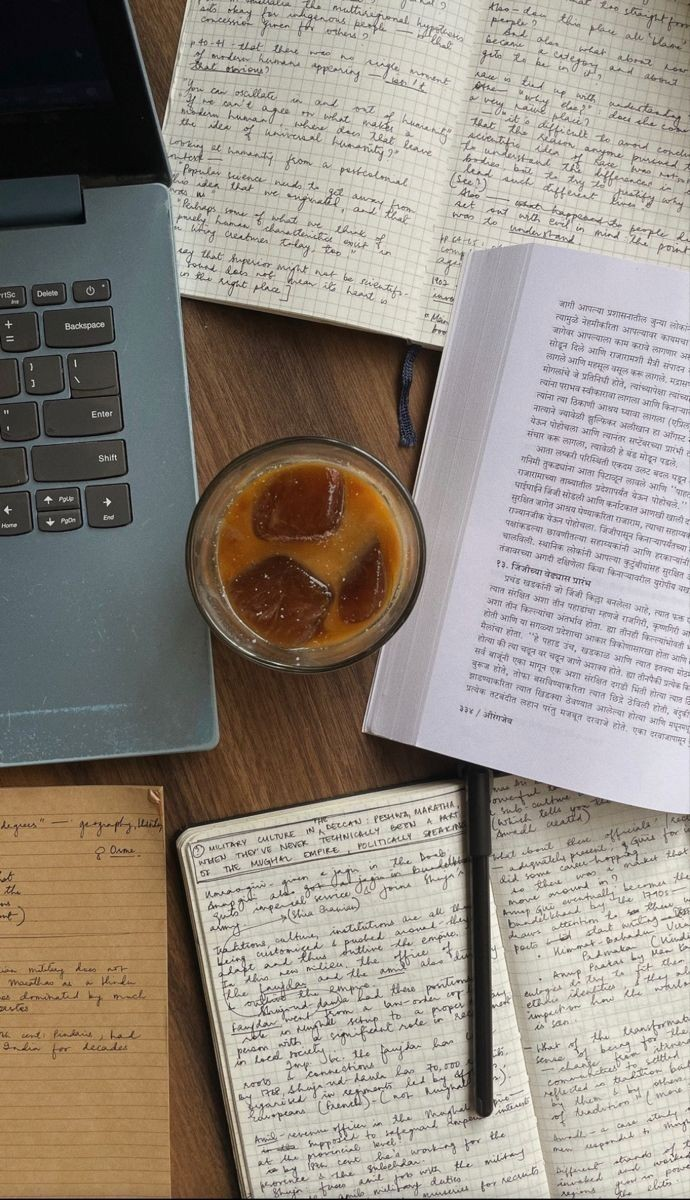
#> input picture image2.jpg, 690 x 1200 px
$ jupyter execute demo.ipynb   (text cells are left out)
#> lines starting #> are read from the running program, lines starting #| are printed output that depends on the picture; after the words box and inside, x2 and y2 are one past the last pixel; in counts of white or black regions, pixels touching at a corner belong together; pictures that were not available may be replaced by others from this repository, and a replacement may not be noted
[cell 1]
import cv2 as cv
import matplotlib.pyplot as plt

[cell 2]
img=cv.imread('image2.jpg')   #reading img/ 0 for grayscale/ 1 default
#> img is the input picture: shape (1200, 690, 3); mean B, G, R 131.4, 141, 149.3
cv.imshow('image2.jpg',img)
cv.waitKey(0)

[cell 3]
print(img.shape)        #2d since grayscale
#| (1200, 690, 3)
print(img.size)
#| 2484000
img.dtype

[cell 4]
img1=cv.imread('image2.jpg')
print(img1.shape)
#| (1200, 690, 3)

[cell 5]
import matplotlib.pyplot as plt
plt.imshow(img1)               #plt stores as rgb, opencv stores as bgr

[cell 6]
# to solve this we split and merge channels
b , g , r = cv.split(img)
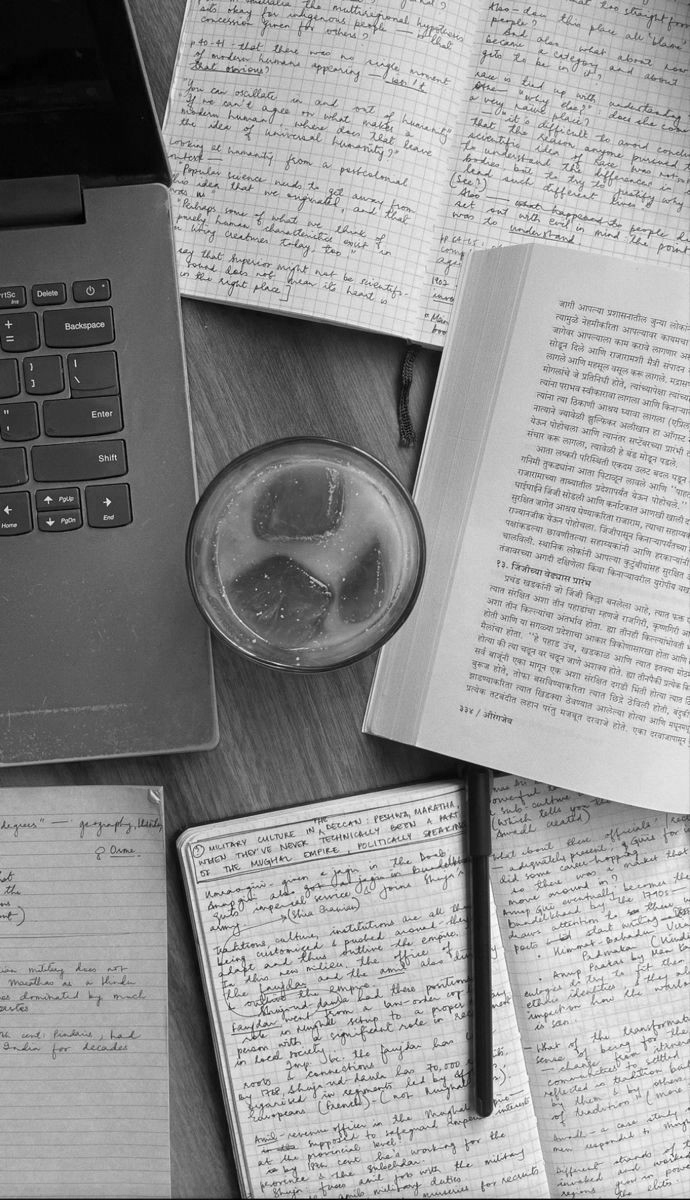
#> r: shape (1200, 690); min 0, max 255, mean 149.3

[cell 7]
im_merged=cv.merge((r,g,b))
plt.imshow(im_merged)

[cell 8]
im_rgb= img[:, :, ::-1 ]
plt.imshow(im_rgb)

[cell 9]
img_crop= im_rgb[400:800,150:450]
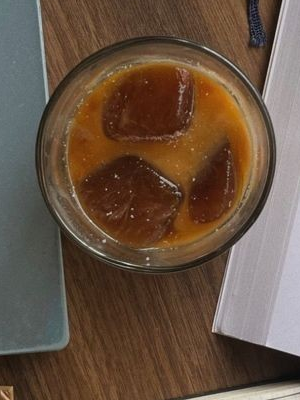
#> img_crop: shape (400, 300, 3); mean R, G, B 103.8, 82.8, 66.3
plt.imshow(img_crop)

[cell 10]
dim=[250,250]
img_resized= cv.resize(im_rgb,dim,fx=1.5,fy=1.5)
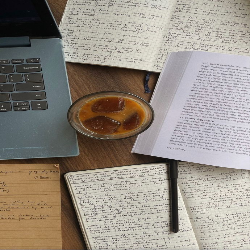
#> img_resized: shape (250, 250, 3); mean R, G, B 149.3, 141.1, 131.5
plt.imshow(img_resized)

[cell 11]
img_flip=cv.flip(im_rgb,0)      #0 for x axis, 1 for y axis, -1 for both
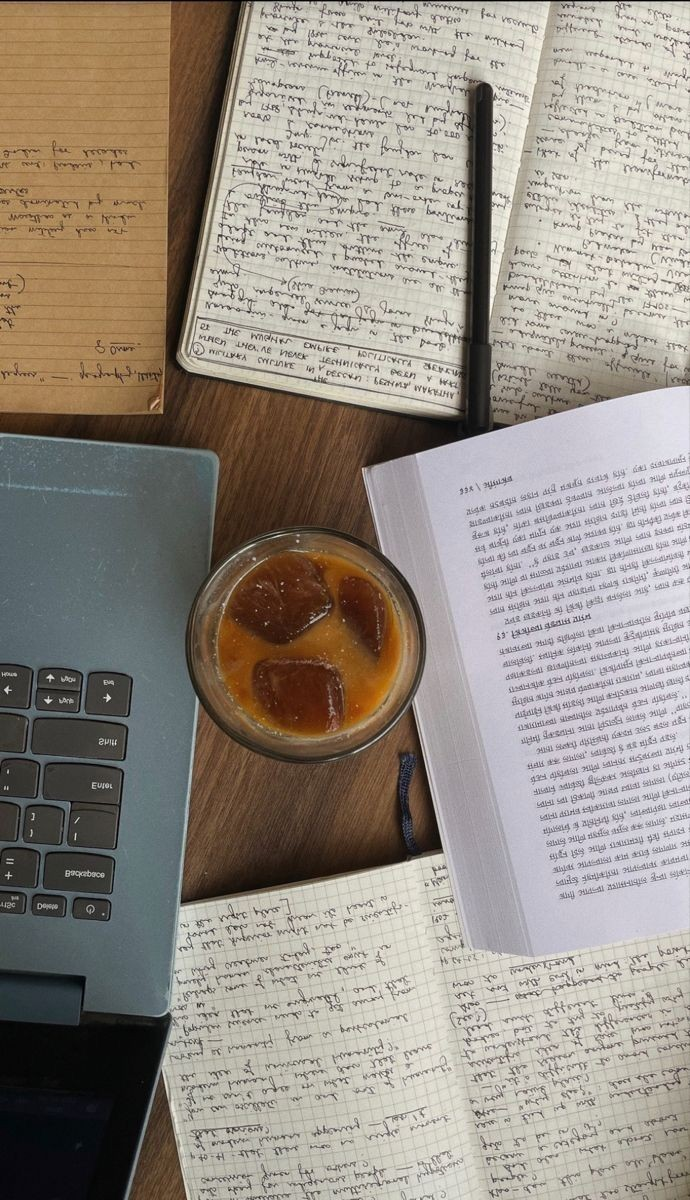
#> img_flip: shape (1200, 690, 3); mean R, G, B 149.3, 141, 131.4
plt.imshow(img_flip)

[cell 12]
line_img=img.copy()
cv.line(line_img,(200,200),(200,400),color=(255,255,255),thickness=5)
plt.imshow(line_img[:,:,::-1])

# (255, 0, 0) represents blue.
# (0, 255, 0) represents green.
# (0, 0, 255) represents red.
# (255, 255, 255) represents white.
# (0, 0, 0) represents black.

[cell 13]
cv.circle(line_img,(200,300),100,(0,0,0),thickness=5)
plt.imshow(line_img[:,:,::-1])

[cell 14]
line_img=img.copy()
cv.rectangle(line_img,(200,200),(500,400),color=(255,255,255),thickness=-5)
plt.imshow(line_img[:,:,::-1])
#Thickness of the circle outline (if positive). If a negative value is supplied for this argument, it will result in a filled rectangle.

[cell 15]
txt_img=img.copy()
cv.putText(txt_img,"coffeee",(200,800),fontFace=cv.FONT_HERSHEY_COMPLEX_SMALL,fontScale=-2,color=(255,255,255),thickness=3)
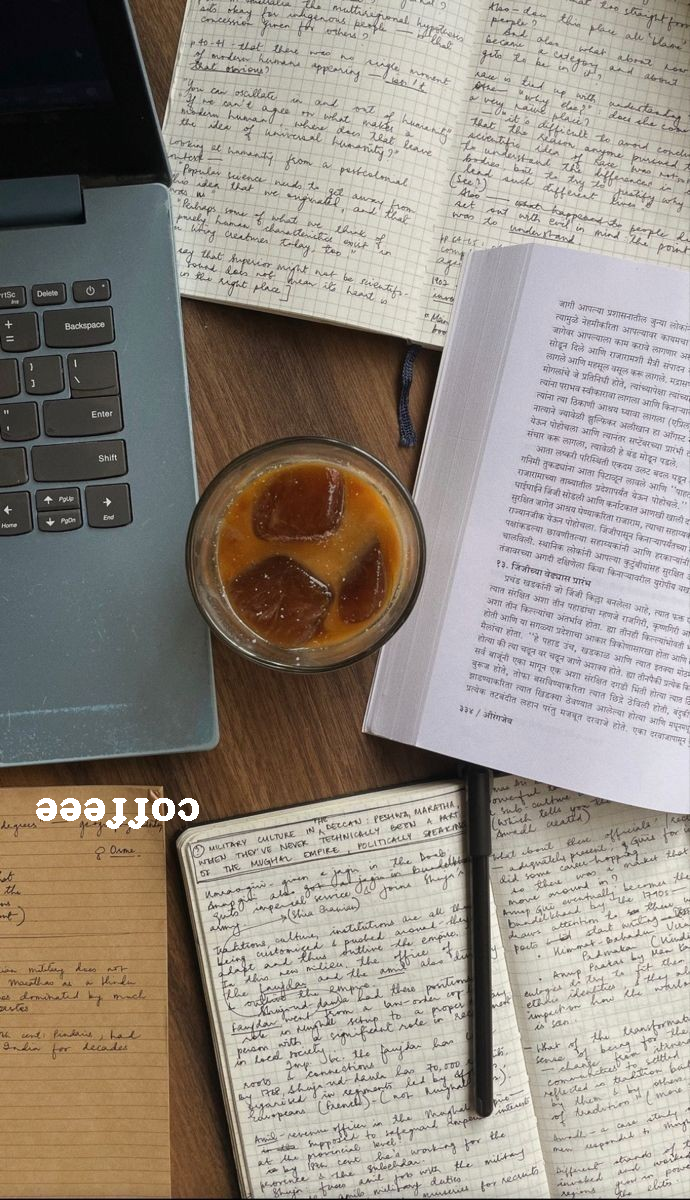
#> txt_img: shape (1200, 690, 3); 0.27% of pixels changed, all inside (x1, y1, x2, y2) = (36, 798, 199, 829)
plt.imshow(txt_img[:,:,::-1])
#-ve font scale gives inverted text

[cell 16]
# addition can result in brightness change
# multiplication can be used to improve the contrast of the image
#Contrast is the difference in the intensity values of the pixels of an image.
# Multiplying the intensity values with a constant can make the difference larger or smaller ( if multiplying factor is < 1 ).

sun=cv.imread('sun.jpg')
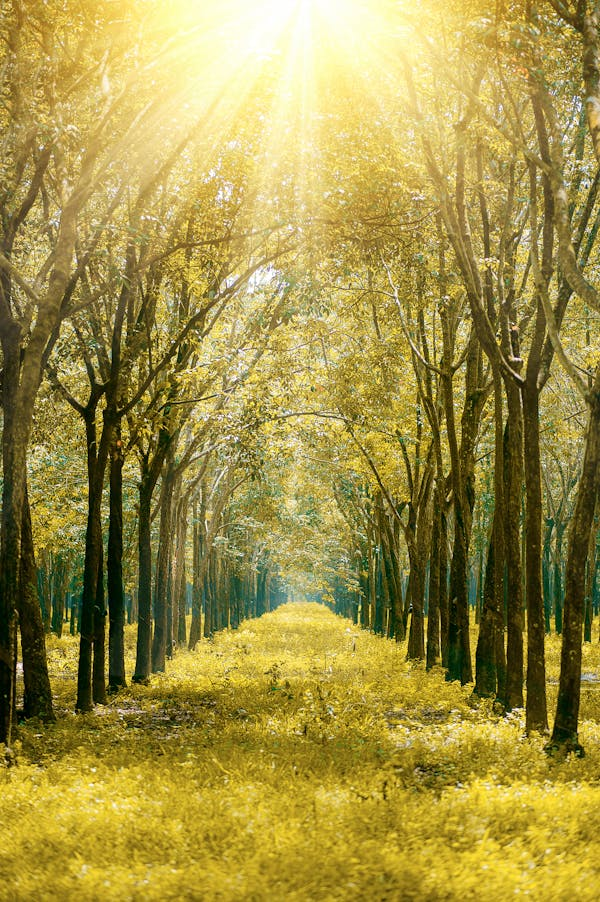
#> input picture sun.jpg, 600 x 902 px
#> sun is the input picture: shape (902, 600, 3); mean B, G, R 69.9, 145.5, 160.4
sun_rgb=cv.cvtColor(sun,cv.COLOR_BGR2RGB)
plt.imshow(sun_rgb)

[cell 17]
import numpy as np
mat=np.ones(sun.shape,dtype="uint8")*20
mat1=np.ones(sun.shape,dtype="uint8")*0.75

sun_brighter=cv.add(sun_rgb,mat)
sun_darker=cv.subtract(sun_rgb,mat)

sun_highcon=np.uint8(cv.multiply(np.float64(sun_rgb),mat1))
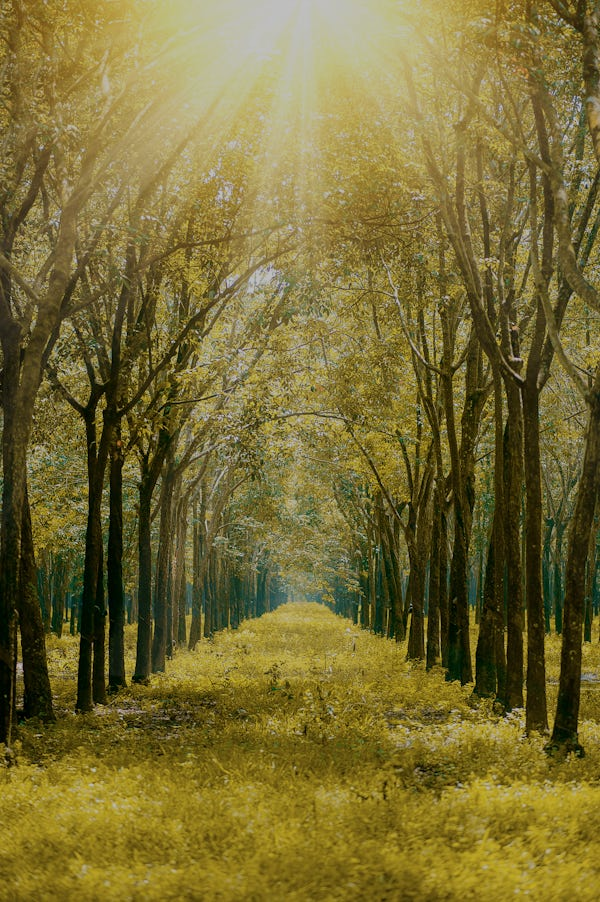
#> sun_highcon: shape (902, 600, 3); mean R, G, B 119.9, 108.7, 52.1
plt.imshow(sun_brighter)

[cell 18]
plt.imshow(sun_darker)

[cell 19]
plt.imshow(sun_highcon)

[cell 20]
capt=cv.VideoCapture('dog.mp4',0)
while True:
    isTrue, frame=capt.read()
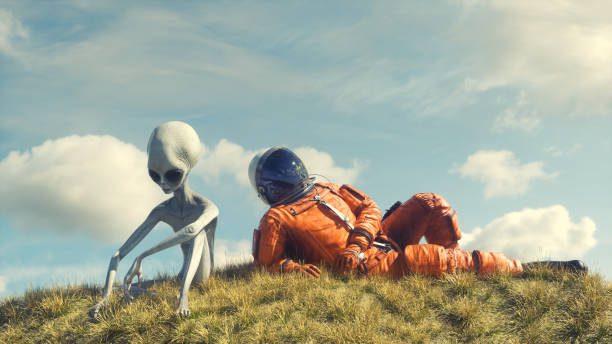
#> input picture alien.jpg, 612 x 344 px, given in place of dog.mp4, which was not available
#> frame is the input picture: shape (344, 612, 3); mean B, G, R 152.4, 168.7, 163.7
    cv.imshow('video',frame)
    if cv.waitKey(20) & 0xFF==ord('a'): break                                             #video
#> (key Esc is pressed here)

capt.release()
cv.destroyAllWindows()
